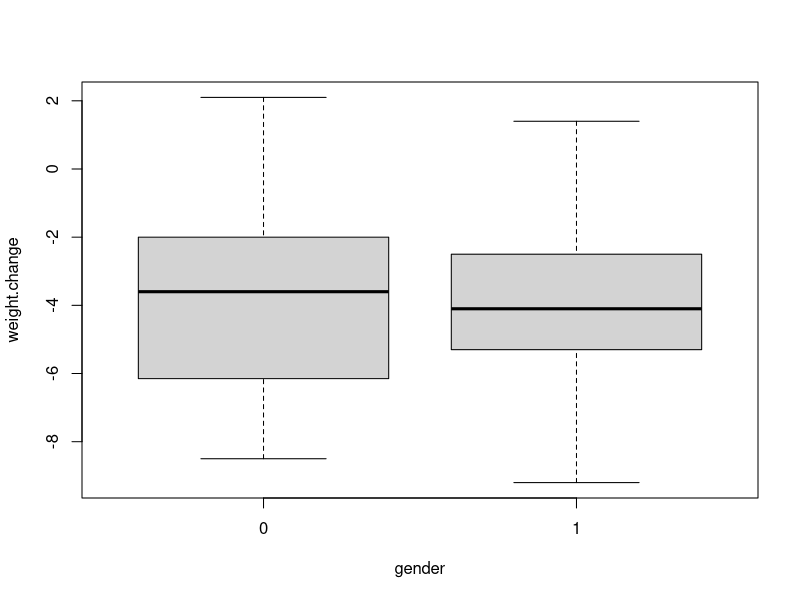
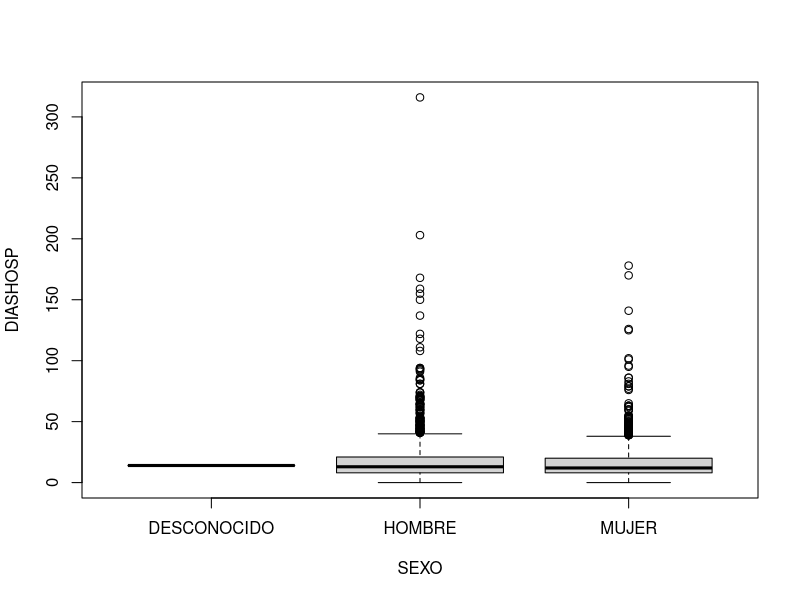

Recreate these plots in R, in order.
# Bivariate analysis: t-test

# ENVIRONMENT SET UP -----------------------------------------------------------

library(readr)

# READ DATA --------------------------------------------------------------------

# Los datos corresponden a la medicion de peso antes y despues de una
# intervencion de 6 semanas con  dietas 1, 2 o 3. Con las variables "pre.weight"
# y "weight6weeks" se puede calcular el cambio de peso. Ademas, con la variable
# "height" se pudiera calcular el IMC.

# Para ilustrar el t-test, nos enfocaremos en el cambio de peso entre hombres y
# mujeres, es decir, una variable cuanti y una variable cuali de dos categorias,
# sin considerar las diferentes dietas, por ahora.

# 01 Lectura de datos

    diet <- read_delim("input/diet.tsv", delim = "\t")

# 02 Las variables "gender" y "Diet" estan codificadas con numeros a pesar de
# ser categorias. Es necesario ajustar su tipo

    diet$gender <-  as.factor(diet$gender)
    diet$Diet <- as.factor(diet$Diet)

# 03 Calculo de la variable "weight.change" como la diferencia 
# entre antes y 6 semanas

    diet$weight.change <- diet$weight6weeks - diet$pre.weight

# ANTES DE INICIAR UN ANALISIS PARAMETRICO -------------------------------------
# Chequea:
#    I.   La forma de los datos
#    II.  Que cada medicion sea independiente de la otra
#    III. Normalidad
#    IV.  Homoscedasticidad
#    V.   Muestreo aleatorio

# I Forma de los datos (¿Son mas o menos simetricos?)
    
    boxplot(weight.change ~ gender, data = diet)

    # Dividir en dos minitablas por genero y calcular estadistica descriptivas
    women <- subset(diet, gender == 0)
    men <- subset(diet, gender == 1)
    
    summary(women)
    summary(men)
    
# II ¿Es cada medicion independiente de la otra? Si, por diseño

# III Test de normalidad
    
    shapiro.test(women$weight.change)
    shapiro.test(men$weight.change)
    
# IV Test de igualdad de varianzas (homocedasticidad)
    
    var.test(women$weight.change, men$weight.change)
    
# V ¿Fue el muestreo aleatorio? Si, por diseño
    
# TWO SAMPLE T-TEST ------------------------------------------------------------

    # Dado que se cumplen los criterios para realizar un test parametrico
    # de comparacion de medias en dos grupos independientes de varianzas iguales
    # procedemos:
    
    # H0: mu(women$weight.change) = men$weight.change
    # Ha: mu(women$weight.change) != men$weight.change
    
    t.test(x = women$weight.change, y = men$weight.change, 
           alternative = "two.sided", paired = FALSE, var.equal = TRUE)
    
# GRD ----

# Usando datos de grd
    
    grd <- read_delim("input/20240507_olivia.txt", delim = "|")
    
    # Descripcion de datos
    boxplot(DIASHOSP ~ SEXO, data = grd)
    
    mujeres <- subset(grd, SEXO == "MUJER")
    hombres <- subset(grd, SEXO == "HOMBRE")
    
    summary(mujeres$DIASHOSP)
    summary(hombres$DIASHOSP)
    
    # Test de normalidad
    shapiro.test(mujeres$DIASHOSP)
    shapiro.test(hombres$DIASHOSP)
    
    # En este caso, dado que la forma de los datos y el test de normalidad
    # indican desviacion extrema, se utilizara un test no parametrico
    
    #H0: mu(mujeres$DIASHOSP) =  mu(hombres$DIASHOSP)
    #Ha: mu(mujeres$DIASHOSP) != mu(hombres$DIASHOSP)
    
    wilcox.test(x = mujeres$DIASHOSP, y = hombres$DIASHOSP,
                alternative = "two.sided", paired = FALSE,
                conf.int = TRUE)
        
# MAYOR INFORMACION ----
    # Manual
    ?t.test
    ?wilcox.test
    
    # Recurso web
    browseURL("https://www.datacamp.com/tutorial/t-tests-r-tutorial")
    